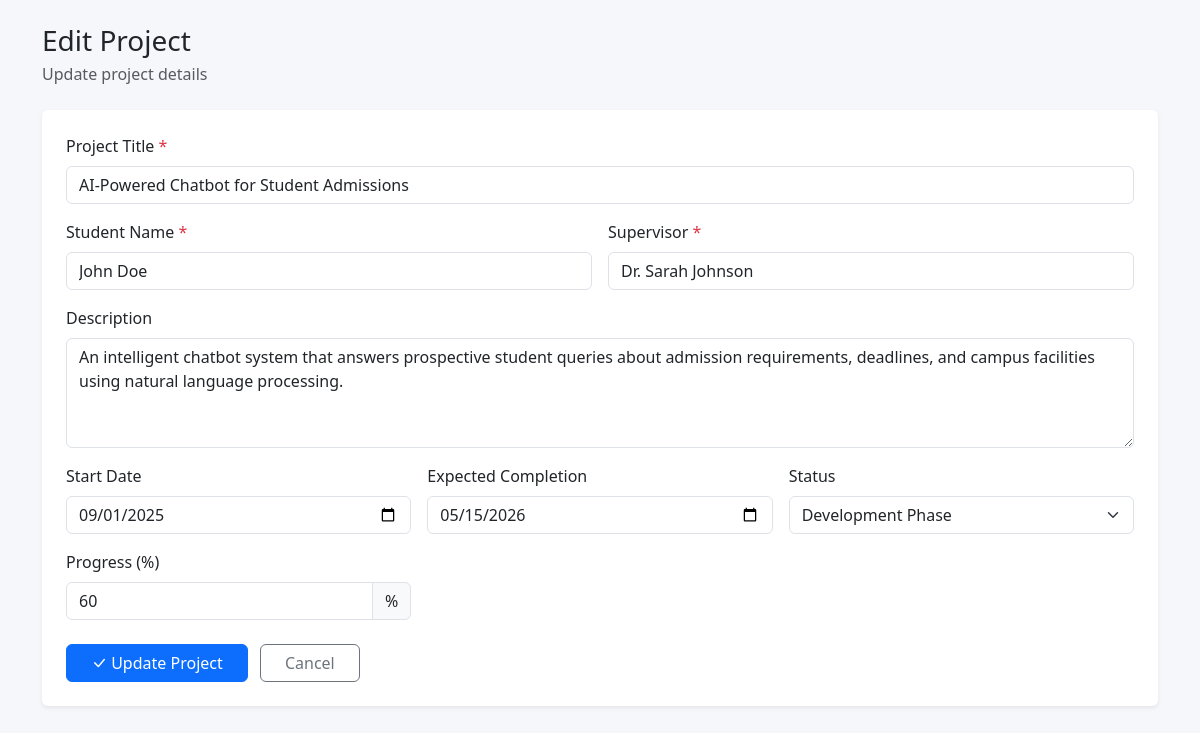
Page /projects/edit_project.php?id=1 (signed in) on the committed database.
### tables this page shows
CREATE TABLE IF NOT EXISTS projects (
    id INT AUTO_INCREMENT PRIMARY KEY,
    project_title VARCHAR(200) NOT NULL,
    student_name VARCHAR(100) NOT NULL,
    supervisor_name VARCHAR(100) NOT NULL,
    description TEXT,
    start_date DATE DEFAULT NULL,
    expected_completion DATE DEFAULT NULL,
    status ENUM(
        'Proposal Submitted',
        'Approved',
        'Design Phase',
        'Development Phase',
        'Testing Phase',
        'Completed'
    ) NOT NULL DEFAULT 'Proposal Submitted',
    progress_percentage INT DEFAULT 0 CHECK (progress_percentage >= 0 AND progress_percentage <= 100),
    created_at TIMESTAMP DEFAULT CURRENT_TIMESTAMP
);

### projects/edit_project.php (the view, shortened to what this page needs)
<?php
$conn = getConnection();
$project_id = isset($_GET['id']) ? (int)$_GET['id'] : 0;
$stmt = $conn->prepare('SELECT * FROM projects WHERE id = ?');
$stmt->bind_param('i', $project_id);
$stmt->execute();
$result = $stmt->get_result();
$project = $result->fetch_assoc();
?>
<!DOCTYPE html>
<html lang="en">
<head>
    <link href="https://cdn.jsdelivr.net/npm/bootstrap@5.3.0/dist/css/bootstrap.min.css" rel="stylesheet">
    <link rel="stylesheet" href="https://cdn.jsdelivr.net/npm/bootstrap-icons@1.11.0/font/bootstrap-icons.css">
    <link rel="stylesheet" href="../assets/css/style.css">
</head>
<body>
    <div class="container py-4">
        <div class="mb-4">
            <h1 class="h3 mb-1">Edit Project</h1>
            <p class="text-muted mb-0">Update project details</p>
        </div>
        <div class="card border-0 shadow-sm">
            <div class="card-body p-4">
                <form method="POST" action="">
                    <div class="row g-3">
                        <div class="col-12">
                            <label class="form-label">Project Title <span class="text-danger">*</span></label>
                            <input type="text" class="form-control" name="project_title"
                                   value="<?= htmlspecialchars($project['project_title']) ?>" required>
                        </div>
                        <div class="col-md-6">
                            <label class="form-label">Student Name <span class="text-danger">*</span></label>
                            <input type="text" class="form-control" name="student_name"
                                   value="<?= htmlspecialchars($project['student_name']) ?>" required>
                        </div>
                        <div class="col-md-6">
                            <label class="form-label">Supervisor <span class="text-danger">*</span></label>
                            <input type="text" class="form-control" name="supervisor_name" list="supervisorList"
                                   value="<?= htmlspecialchars($project['supervisor_name']) ?>" required>
                        </div>
                        <div class="col-12">
                            <label class="form-label">Description</label>
                            <textarea class="form-control" name="description" rows="4"><?= htmlspecialchars($project['description']) ?></textarea>
                        </div>
                        <div class="col-md-4">
                            <label class="form-label">Start Date</label>
                            <input type="date" class="form-control" name="start_date"
                                   value="<?= htmlspecialchars($project['start_date']) ?>">
                        </div>
                        <div class="col-md-4">
                            <label class="form-label">Expected Completion</label>
                            <input type="date" class="form-control" name="expected_completion"
                                   value="<?= htmlspecialchars($project['expected_completion']) ?>">
                        </div>
                        <div class="col-md-4">
                            <label class="form-label">Status</label>
                            <select class="form-select" name="status">
                                <option value="Development Phase" <?= $project['status'] === 'Development Phase' ? 'selected' : '' ?>>Development Phase</option>
                            </select>
                        </div>
                        <div class="col-md-4">
                            <label class="form-label">Progress (%)</label>
                            <div class="input-group">
                                <input type="number" class="form-control" name="progress_percentage"
                                       min="0" max="100" value="<?= $project['progress_percentage'] ?>">
                                <span class="input-group-text">%</span>
                            </div>
                        </div>
                        <div class="col-12 mt-4">
                            <button type="submit" class="btn btn-primary px-4">
                                <i class="bi bi-check-lg"></i> Update Project
                            </button>
                            <a href="view_projects.php?id=<?= $project_id ?>" class="btn btn-outline-secondary px-4 ms-2">Cancel</a>
                        </div>
                    </div>
                </form>
            </div>
        </div>
    </div>
</body>
</html>

### assets/css/style.css (style rules this page uses)
body { min-height: 100vh; background-color: #f5f7fa; }
.card { transition: box-shadow 0.2s ease, transform 0.2s ease; }
.btn + .btn { margin-left: 0.25rem; }

### rows in the picture
projects: project_title "AI-Powered Chatbot for Student Admissions", student_name "John Doe", supervisor_name "Dr. Sarah Johnson", description "An intelligent chatbot system that answers prospective student queries about admission requirements, deadlines, and campus facilities using natural language processing.", start_date "09/01/2025", expected_completion "05/15/2026", status "Development Phase", progress_percentage "60"
